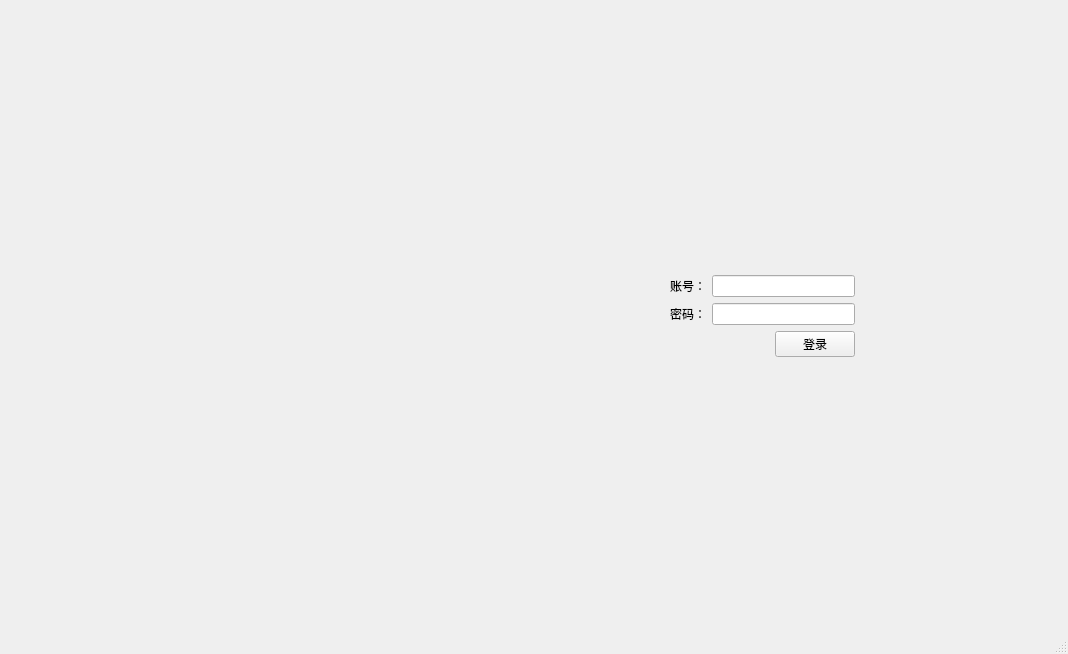
<?xml version="1.0" encoding="UTF-8"?>
<ui version="4.0">
 <class>LoginWidget</class>
 <widget class="QMainWindow" name="LoginWidget">
  <property name="geometry">
   <rect>
    <x>0</x>
    <y>0</y>
    <width>1068</width>
    <height>654</height>
   </rect>
  </property>
  <property name="windowTitle">
   <string>多叶准直器MLC控制系统软件V1.0</string>
  </property>
  <widget class="QWidget" name="centralwidget">
   <layout class="QHBoxLayout" name="horizontalLayout" stretch="1,2,4">
    <item>
     <widget class="QWidget" name="widget_2" native="true"/>
    </item>
    <item>
     <widget class="QWidget" name="widget" native="true">
      <property name="styleSheet">
       <string notr="true">image: url(:/pic/D:/zm/dcm/logo.png);</string>
      </property>
     </widget>
    </item>
    <item>
     <widget class="QWidget" name="widget_3" native="true">
      <layout class="QVBoxLayout" name="verticalLayout_3" stretch="1,1,1">
       <item>
        <widget class="QWidget" name="widget_5" native="true"/>
       </item>
       <item>
        <widget class="QWidget" name="widget_6" native="true">
         <layout class="QHBoxLayout" name="horizontalLayout_5">
          <item>
           <spacer name="horizontalSpacer">
            <property name="orientation">
             <enum>Qt::Orientation::Horizontal</enum>
            </property>
            <property name="sizeHint" stdset="0">
             <size>
              <width>40</width>
              <height>20</height>
             </size>
            </property>
           </spacer>
          </item>
          <item>
           <layout class="QVBoxLayout" name="verticalLayout_4">
            <item>
             <spacer name="verticalSpacer">
              <property name="orientation">
               <enum>Qt::Orientation::Vertical</enum>
              </property>
              <property name="sizeHint" stdset="0">
               <size>
                <width>20</width>
                <height>36</height>
               </size>
              </property>
             </spacer>
            </item>
            <item>
             <layout class="QVBoxLayout" name="verticalLayout_2">
              <item>
               <layout class="QHBoxLayout" name="horizontalLayout_2">
                <item>
                 <widget class="QLabel" name="label">
                  <property name="text">
                   <string>账号：</string>
                  </property>
                 </widget>
                </item>
                <item>
                 <widget class="QLineEdit" name="username"/>
                </item>
               </layout>
              </item>
              <item>
               <layout class="QHBoxLayout" name="horizontalLayout_3">
                <item>
                 <widget class="QLabel" name="label_2">
                  <property name="text">
                   <string>密码：</string>
                  </property>
                 </widget>
                </item>
                <item>
                 <widget class="QLineEdit" name="password">
                  <property name="echoMode">
                   <enum>QLineEdit::EchoMode::Password</enum>
                  </property>
                 </widget>
                </item>
               </layout>
              </item>
             </layout>
            </item>
            <item>
             <layout class="QHBoxLayout" name="horizontalLayout_4">
              <item>
               <spacer name="horizontalSpacer_3">
                <property name="orientation">
                 <enum>Qt::Orientation::Horizontal</enum>
                </property>
                <property name="sizeHint" stdset="0">
                 <size>
                  <width>40</width>
                  <height>20</height>
                 </size>
                </property>
               </spacer>
              </item>
              <item>
               <widget class="QPushButton" name="loginButton">
                <property name="text">
                 <string>登录</string>
                </property>
               </widget>
              </item>
             </layout>
            </item>
            <item>
             <spacer name="verticalSpacer_2">
              <property name="orientation">
               <enum>Qt::Orientation::Vertical</enum>
              </property>
              <property name="sizeHint" stdset="0">
               <size>
                <width>20</width>
                <height>37</height>
               </size>
              </property>
             </spacer>
            </item>
           </layout>
          </item>
          <item>
           <spacer name="horizontalSpacer_2">
            <property name="orientation">
             <enum>Qt::Orientation::Horizontal</enum>
            </property>
            <property name="sizeHint" stdset="0">
             <size>
              <width>112</width>
              <height>20</height>
             </size>
            </property>
           </spacer>
          </item>
         </layout>
        </widget>
       </item>
       <item>
        <widget class="QWidget" name="widget_7" native="true"/>
       </item>
      </layout>
     </widget>
    </item>
   </layout>
  </widget>
  <widget class="QMenuBar" name="menubar">
   <property name="geometry">
    <rect>
     <x>0</x>
     <y>0</y>
     <width>1068</width>
     <height>21</height>
    </rect>
   </property>
  </widget>
  <widget class="QStatusBar" name="statusbar"/>
 </widget>
 <resources/>
 <connections/>
</ui>
